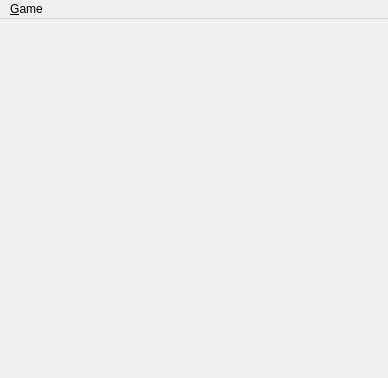
<ui version="4.0" >
 <class>MainWindow</class>
 <widget class="QMainWindow" name="MainWindow" >
  <property name="enabled" >
   <bool>true</bool>
  </property>
  <property name="geometry" >
   <rect>
    <x>0</x>
    <y>0</y>
    <width>388</width>
    <height>378</height>
   </rect>
  </property>
  <property name="windowTitle" >
   <string>KBang Client</string>
  </property>
  <property name="autoFillBackground" >
   <bool>false</bool>
  </property>
  <property name="styleSheet" >
   <string notr="true" />
  </property>
  <widget class="QWidget" name="mp_centralWidget" >
   <property name="autoFillBackground" >
    <bool>false</bool>
   </property>
   <property name="styleSheet" >
    <string notr="true" />
   </property>
   <layout class="QGridLayout" name="gridLayout" >
    <property name="spacing" >
     <number>0</number>
    </property>
    <item row="0" column="0" >
     <layout class="QHBoxLayout" name="horizontalLayout_5" >
      <property name="spacing" >
       <number>0</number>
      </property>
      <item>
       <spacer name="horizontalSpacer_6" >
        <property name="orientation" >
         <enum>Qt::Horizontal</enum>
        </property>
        <property name="sizeType" >
         <enum>QSizePolicy::Preferred</enum>
        </property>
        <property name="sizeHint" stdset="0" >
         <size>
          <width>15</width>
          <height>15</height>
         </size>
        </property>
       </spacer>
      </item>
      <item>
       <layout class="QVBoxLayout" name="verticalLayout_5" >
        <property name="spacing" >
         <number>0</number>
        </property>
        <item>
         <spacer name="verticalSpacer_5" >
          <property name="orientation" >
           <enum>Qt::Vertical</enum>
          </property>
          <property name="sizeType" >
           <enum>QSizePolicy::Preferred</enum>
          </property>
          <property name="sizeHint" stdset="0" >
           <size>
            <width>15</width>
            <height>10</height>
           </size>
          </property>
         </spacer>
        </item>
        <item>
         <widget class="client::OpponentWidget" native="1" name="mp_opponent2" >
          <property name="sizePolicy" >
           <sizepolicy vsizetype="Fixed" hsizetype="Fixed" >
            <horstretch>0</horstretch>
            <verstretch>0</verstretch>
           </sizepolicy>
          </property>
          <property name="minimumSize" >
           <size>
            <width>0</width>
            <height>0</height>
           </size>
          </property>
         </widget>
        </item>
       </layout>
      </item>
     </layout>
    </item>
    <item row="0" column="1" >
     <layout class="QHBoxLayout" name="horizontalLayout_6" >
      <property name="spacing" >
       <number>0</number>
      </property>
      <item>
       <spacer name="horizontalSpacer_7" >
        <property name="orientation" >
         <enum>Qt::Horizontal</enum>
        </property>
        <property name="sizeType" >
         <enum>QSizePolicy::Preferred</enum>
        </property>
        <property name="sizeHint" stdset="0" >
         <size>
          <width>10</width>
          <height>15</height>
         </size>
        </property>
       </spacer>
      </item>
      <item>
       <layout class="QVBoxLayout" name="verticalLayout_6" >
        <property name="spacing" >
         <number>0</number>
        </property>
        <item>
         <widget class="client::OpponentWidget" native="1" name="mp_opponent3" >
          <property name="sizePolicy" >
           <sizepolicy vsizetype="Fixed" hsizetype="Fixed" >
            <horstretch>0</horstretch>
            <verstretch>0</verstretch>
           </sizepolicy>
          </property>
          <property name="minimumSize" >
           <size>
            <width>0</width>
            <height>0</height>
           </size>
          </property>
         </widget>
        </item>
        <item>
         <spacer name="verticalSpacer_6" >
          <property name="orientation" >
           <enum>Qt::Vertical</enum>
          </property>
          <property name="sizeType" >
           <enum>QSizePolicy::Expanding</enum>
          </property>
          <property name="sizeHint" stdset="0" >
           <size>
            <width>15</width>
            <height>10</height>
           </size>
          </property>
         </spacer>
        </item>
       </layout>
      </item>
     </layout>
    </item>
    <item row="0" column="2" >
     <spacer name="horizontalSpacer_9" >
      <property name="orientation" >
       <enum>Qt::Horizontal</enum>
      </property>
      <property name="sizeType" >
       <enum>QSizePolicy::Maximum</enum>
      </property>
      <property name="sizeHint" stdset="0" >
       <size>
        <width>50</width>
        <height>20</height>
       </size>
      </property>
     </spacer>
    </item>
    <item row="0" column="3" >
     <layout class="QHBoxLayout" name="horizontalLayout_7" >
      <item>
       <layout class="QVBoxLayout" name="verticalLayout_7" >
        <item>
         <widget class="client::OpponentWidget" native="1" name="mp_opponent4" >
          <property name="sizePolicy" >
           <sizepolicy vsizetype="Fixed" hsizetype="Fixed" >
            <horstretch>0</horstretch>
            <verstretch>0</verstretch>
           </sizepolicy>
          </property>
          <property name="minimumSize" >
           <size>
            <width>0</width>
            <height>0</height>
           </size>
          </property>
         </widget>
        </item>
        <item>
         <spacer name="verticalSpacer_7" >
          <property name="orientation" >
           <enum>Qt::Vertical</enum>
          </property>
          <property name="sizeType" >
           <enum>QSizePolicy::Expanding</enum>
          </property>
          <property name="sizeHint" stdset="0" >
           <size>
            <width>15</width>
            <height>10</height>
           </size>
          </property>
         </spacer>
        </item>
       </layout>
      </item>
      <item>
       <spacer name="horizontalSpacer_8" >
        <property name="orientation" >
         <enum>Qt::Horizontal</enum>
        </property>
        <property name="sizeType" >
         <enum>QSizePolicy::Preferred</enum>
        </property>
        <property name="sizeHint" stdset="0" >
         <size>
          <width>10</width>
          <height>15</height>
         </size>
        </property>
       </spacer>
      </item>
     </layout>
    </item>
    <item row="0" column="4" >
     <layout class="QHBoxLayout" name="horizontalLayout_4" >
      <property name="spacing" >
       <number>0</number>
      </property>
      <item>
       <layout class="QVBoxLayout" name="verticalLayout_4" >
        <property name="spacing" >
         <number>0</number>
        </property>
        <item>
         <spacer name="verticalSpacer_4" >
          <property name="orientation" >
           <enum>Qt::Vertical</enum>
          </property>
          <property name="sizeType" >
           <enum>QSizePolicy::Minimum</enum>
          </property>
          <property name="sizeHint" stdset="0" >
           <size>
            <width>15</width>
            <height>10</height>
           </size>
          </property>
         </spacer>
        </item>
        <item>
         <widget class="client::OpponentWidget" native="1" name="mp_opponent5" >
          <property name="sizePolicy" >
           <sizepolicy vsizetype="Fixed" hsizetype="Fixed" >
            <horstretch>0</horstretch>
            <verstretch>0</verstretch>
           </sizepolicy>
          </property>
          <property name="minimumSize" >
           <size>
            <width>0</width>
            <height>0</height>
           </size>
          </property>
         </widget>
        </item>
       </layout>
      </item>
      <item>
       <spacer name="horizontalSpacer_5" >
        <property name="orientation" >
         <enum>Qt::Horizontal</enum>
        </property>
        <property name="sizeType" >
         <enum>QSizePolicy::Preferred</enum>
        </property>
        <property name="sizeHint" stdset="0" >
         <size>
          <width>15</width>
          <height>15</height>
         </size>
        </property>
       </spacer>
      </item>
     </layout>
    </item>
    <item row="1" column="0" >
     <layout class="QHBoxLayout" name="horizontalLayout_3" >
      <item>
       <layout class="QVBoxLayout" name="verticalLayout_9" >
        <item>
         <spacer name="verticalSpacer_9" >
          <property name="orientation" >
           <enum>Qt::Vertical</enum>
          </property>
          <property name="sizeType" >
           <enum>QSizePolicy::Expanding</enum>
          </property>
          <property name="sizeHint" stdset="0" >
           <size>
            <width>15</width>
            <height>2</height>
           </size>
          </property>
         </spacer>
        </item>
        <item>
         <widget class="client::OpponentWidget" native="1" name="mp_opponent1" >
          <property name="sizePolicy" >
           <sizepolicy vsizetype="Fixed" hsizetype="Fixed" >
            <horstretch>0</horstretch>
            <verstretch>0</verstretch>
           </sizepolicy>
          </property>
         </widget>
        </item>
        <item>
         <spacer name="verticalSpacer_11" >
          <property name="orientation" >
           <enum>Qt::Vertical</enum>
          </property>
          <property name="sizeHint" stdset="0" >
           <size>
            <width>15</width>
            <height>2</height>
           </size>
          </property>
         </spacer>
        </item>
       </layout>
      </item>
      <item>
       <spacer name="horizontalSpacer_4" >
        <property name="orientation" >
         <enum>Qt::Horizontal</enum>
        </property>
        <property name="sizeType" >
         <enum>QSizePolicy::Preferred</enum>
        </property>
        <property name="sizeHint" stdset="0" >
         <size>
          <width>50</width>
          <height>15</height>
         </size>
        </property>
       </spacer>
      </item>
     </layout>
    </item>
    <item row="1" column="1" colspan="3" >
     <layout class="QVBoxLayout" name="verticalLayout_10" >
      <property name="spacing" >
       <number>0</number>
      </property>
      <item>
       <widget class="QWidget" native="1" name="mp_middleWidget" >
        <property name="sizePolicy" >
         <sizepolicy vsizetype="Preferred" hsizetype="Preferred" >
          <horstretch>0</horstretch>
          <verstretch>0</verstretch>
         </sizepolicy>
        </property>
       </widget>
      </item>
      <item>
       <spacer name="verticalSpacer_10" >
        <property name="orientation" >
         <enum>Qt::Vertical</enum>
        </property>
        <property name="sizeType" >
         <enum>QSizePolicy::Minimum</enum>
        </property>
        <property name="sizeHint" stdset="0" >
         <size>
          <width>15</width>
          <height>15</height>
         </size>
        </property>
       </spacer>
      </item>
     </layout>
    </item>
    <item row="1" column="4" >
     <layout class="QHBoxLayout" name="horizontalLayout_2" >
      <property name="spacing" >
       <number>0</number>
      </property>
      <item>
       <spacer name="horizontalSpacer_3" >
        <property name="orientation" >
         <enum>Qt::Horizontal</enum>
        </property>
        <property name="sizeType" >
         <enum>QSizePolicy::Preferred</enum>
        </property>
        <property name="sizeHint" stdset="0" >
         <size>
          <width>50</width>
          <height>15</height>
         </size>
        </property>
       </spacer>
      </item>
      <item>
       <layout class="QVBoxLayout" name="verticalLayout_8" >
        <property name="spacing" >
         <number>0</number>
        </property>
        <item>
         <spacer name="verticalSpacer_8" >
          <property name="orientation" >
           <enum>Qt::Vertical</enum>
          </property>
          <property name="sizeType" >
           <enum>QSizePolicy::Expanding</enum>
          </property>
          <property name="sizeHint" stdset="0" >
           <size>
            <width>15</width>
            <height>2</height>
           </size>
          </property>
         </spacer>
        </item>
        <item>
         <widget class="client::OpponentWidget" native="1" name="mp_opponent6" >
          <property name="sizePolicy" >
           <sizepolicy vsizetype="Fixed" hsizetype="Fixed" >
            <horstretch>0</horstretch>
            <verstretch>0</verstretch>
           </sizepolicy>
          </property>
          <property name="minimumSize" >
           <size>
            <width>0</width>
            <height>0</height>
           </size>
          </property>
         </widget>
        </item>
        <item>
         <spacer name="verticalSpacer_12" >
          <property name="orientation" >
           <enum>Qt::Vertical</enum>
          </property>
          <property name="sizeHint" stdset="0" >
           <size>
            <width>15</width>
            <height>2</height>
           </size>
          </property>
         </spacer>
        </item>
       </layout>
      </item>
     </layout>
    </item>
    <item row="2" column="0" colspan="5" >
     <layout class="QHBoxLayout" name="horizontalLayout_8" >
      <property name="spacing" >
       <number>0</number>
      </property>
      <item>
       <layout class="QVBoxLayout" name="verticalLayout_2" >
        <property name="spacing" >
         <number>0</number>
        </property>
        <item>
         <spacer name="verticalSpacer" >
          <property name="orientation" >
           <enum>Qt::Vertical</enum>
          </property>
          <property name="sizeType" >
           <enum>QSizePolicy::Minimum</enum>
          </property>
          <property name="sizeHint" stdset="0" >
           <size>
            <width>15</width>
            <height>5</height>
           </size>
          </property>
         </spacer>
        </item>
        <item>
         <widget class="client::ChatWidget" native="1" name="mp_chatWidget" >
          <property name="sizePolicy" >
           <sizepolicy vsizetype="Fixed" hsizetype="Expanding" >
            <horstretch>0</horstretch>
            <verstretch>0</verstretch>
           </sizepolicy>
          </property>
         </widget>
        </item>
       </layout>
      </item>
      <item>
       <layout class="QVBoxLayout" name="verticalLayout_11" >
        <property name="spacing" >
         <number>0</number>
        </property>
        <item>
         <layout class="QHBoxLayout" name="horizontalLayout" >
          <property name="spacing" >
           <number>0</number>
          </property>
          <item>
           <spacer name="horizontalSpacer" >
            <property name="orientation" >
             <enum>Qt::Horizontal</enum>
            </property>
            <property name="sizeType" >
             <enum>QSizePolicy::Minimum</enum>
            </property>
            <property name="sizeHint" stdset="0" >
             <size>
              <width>30</width>
              <height>237</height>
             </size>
            </property>
           </spacer>
          </item>
          <item>
           <widget class="client::LocalPlayerWidget" native="1" name="mp_localPlayerWidget" >
            <property name="sizePolicy" >
             <sizepolicy vsizetype="Fixed" hsizetype="Fixed" >
              <horstretch>0</horstretch>
              <verstretch>0</verstretch>
             </sizepolicy>
            </property>
            <property name="minimumSize" >
             <size>
              <width>0</width>
              <height>0</height>
             </size>
            </property>
           </widget>
          </item>
          <item>
           <spacer name="horizontalSpacer_2" >
            <property name="orientation" >
             <enum>Qt::Horizontal</enum>
            </property>
            <property name="sizeType" >
             <enum>QSizePolicy::Minimum</enum>
            </property>
            <property name="sizeHint" stdset="0" >
             <size>
              <width>30</width>
              <height>237</height>
             </size>
            </property>
           </spacer>
          </item>
         </layout>
        </item>
        <item>
         <spacer name="verticalSpacer_2" >
          <property name="orientation" >
           <enum>Qt::Vertical</enum>
          </property>
          <property name="sizeType" >
           <enum>QSizePolicy::Minimum</enum>
          </property>
          <property name="sizeHint" stdset="0" >
           <size>
            <width>10</width>
            <height>0</height>
           </size>
          </property>
         </spacer>
        </item>
        <item>
         <widget class="QLabel" name="mp_statusLabel" >
          <property name="sizePolicy" >
           <sizepolicy vsizetype="Fixed" hsizetype="Expanding" >
            <horstretch>0</horstretch>
            <verstretch>0</verstretch>
           </sizepolicy>
          </property>
          <property name="font" >
           <font>
            <pointsize>10</pointsize>
           </font>
          </property>
          <property name="text" >
           <string/>
          </property>
          <property name="alignment" >
           <set>Qt::AlignCenter</set>
          </property>
         </widget>
        </item>
       </layout>
      </item>
      <item>
       <layout class="QVBoxLayout" name="verticalLayout" >
        <property name="spacing" >
         <number>0</number>
        </property>
        <item>
         <spacer name="verticalSpacer_3" >
          <property name="orientation" >
           <enum>Qt::Vertical</enum>
          </property>
          <property name="sizeType" >
           <enum>QSizePolicy::Minimum</enum>
          </property>
          <property name="sizeHint" stdset="0" >
           <size>
            <width>15</width>
            <height>5</height>
           </size>
          </property>
         </spacer>
        </item>
        <item>
         <widget class="client::LogWidget" native="1" name="mp_logWidget" >
          <property name="sizePolicy" >
           <sizepolicy vsizetype="Fixed" hsizetype="Expanding" >
            <horstretch>0</horstretch>
            <verstretch>0</verstretch>
           </sizepolicy>
          </property>
         </widget>
        </item>
       </layout>
      </item>
     </layout>
    </item>
   </layout>
  </widget>
  <widget class="QMenuBar" name="menubar" >
   <property name="geometry" >
    <rect>
     <x>0</x>
     <y>0</y>
     <width>388</width>
     <height>24</height>
    </rect>
   </property>
   <property name="autoFillBackground" >
    <bool>false</bool>
   </property>
   <widget class="QMenu" name="menuGame" >
    <property name="title" >
     <string>&amp;Game</string>
    </property>
    <addaction name="mp_actionConnectToServer" />
    <addaction name="mp_actionDisconnectFromServer" />
    <addaction name="separator" />
    <addaction name="actionCreateGame" />
    <addaction name="mp_actionJoinGame" />
    <addaction name="mp_actionLeaveGame" />
    <addaction name="mp_actionExit" />
   </widget>
   <addaction name="menuGame" />
  </widget>
  <action name="mp_actionConnectToServer" >
   <property name="icon" >
    <iconset resource="client.qrc" >
     <normaloff>:/icons/connect.png</normaloff>:/icons/connect.png</iconset>
   </property>
   <property name="text" >
    <string>&amp;Connect to Server</string>
   </property>
  </action>
  <action name="mp_actionExit" >
   <property name="text" >
    <string>&amp;Exit</string>
   </property>
  </action>
  <action name="mp_actionDisconnectFromServer" >
   <property name="icon" >
    <iconset resource="client.qrc" >
     <normaloff>:/icons/disconnect.png</normaloff>:/icons/disconnect.png</iconset>
   </property>
   <property name="text" >
    <string>&amp;Disconnect from Server</string>
   </property>
  </action>
  <action name="mp_actionJoinGame" >
   <property name="text" >
    <string>&amp;Join Game</string>
   </property>
  </action>
  <action name="mp_actionLeaveGame" >
   <property name="text" >
    <string>&amp;Leave Game</string>
   </property>
  </action>
  <action name="actionCreateGame" >
   <property name="text" >
    <string>C&amp;reate Game</string>
   </property>
  </action>
 </widget>
 <customwidgets>
  <customwidget>
   <class>client::OpponentWidget</class>
   <extends>QWidget</extends>
   <header>opponentwidget.h</header>
   <container>1</container>
  </customwidget>
  <customwidget>
   <class>client::ChatWidget</class>
   <extends>QWidget</extends>
   <header>chatwidget.h</header>
   <container>1</container>
  </customwidget>
  <customwidget>
   <class>client::LogWidget</class>
   <extends>QWidget</extends>
   <header>logwidget.h</header>
   <container>1</container>
  </customwidget>
  <customwidget>
   <class>client::LocalPlayerWidget</class>
   <extends>QWidget</extends>
   <header>localplayerwidget.h</header>
   <container>1</container>
  </customwidget>
 </customwidgets>
 <resources>
  <include location="client.qrc" />
 </resources>
 <connections>
  <connection>
   <sender>mp_actionExit</sender>
   <signal>triggered()</signal>
   <receiver>MainWindow</receiver>
   <slot>close()</slot>
   <hints>
    <hint type="sourcelabel" >
     <x>-1</x>
     <y>-1</y>
    </hint>
    <hint type="destinationlabel" >
     <x>399</x>
     <y>328</y>
    </hint>
   </hints>
  </connection>
 </connections>
</ui>
